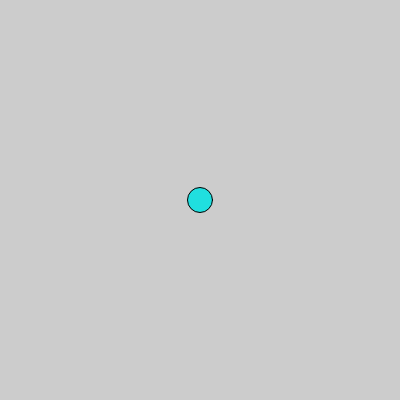
Frame 1 (no input)
Frame 60 (no input): identical to frame 1, image omitted
Frame 120 (the mouse pressed at the canvas centre since frame 60): identical to frame 1, image omitted

The p5.js sketch that drew this single still picture (run headless with seeded random() and noise() and a simulated clock; from frame 60 on, the mouse is pressed at the canvas centre):

// p5.js sketch
// ── sketch.js
let x, y

let vx, vy

let ax, ay

const maxV = 5

function setup() {
  createCanvas(400, 400);
  colorMode(HSL)

  x = width / 2
  y = height / 2

  ax = 0
  ay = 0
}

function draw() {
  background(0, 0, 80);

  vx = 0
  vy = 0

  vx += ax
  vy += ay

  vx = constrain(vx, -maxV, maxV)
  vy = constrain(vy, -maxV, maxV)

  x += vx
  y += vy

  if (keyIsDown(LEFT_ARROW)) {
    ax -= 0.1
  } else {
    ax *= 0.99
  }

  if (keyIsDown(RIGHT_ARROW)) {
    ax += 0.1
  } else {
    ax *= 0.99
  }

  if (keyIsDown(UP_ARROW)) {
    ay -= 0.1
  } else {
    ay *= 0.99
  }

  if (keyIsDown(DOWN_ARROW)) {
    ay += 0.1
  } else {
    ay *= 0.99
  }

  if (vx < 0.1 && vx > -0.1) {
    vx = 0
  }

  if (vy < 0.1 && vy > -0.1) {
    vy = 0
  }

  x = constrain(x, 0, width)
  y = constrain(y, 0, height)

  print(vx, vy)

  const hue = map(dist(0, 0, vx, vy), 0, maxV, 180, 0)
  fill(hue, 75, 50)
  circle(x, y, 25)
}
